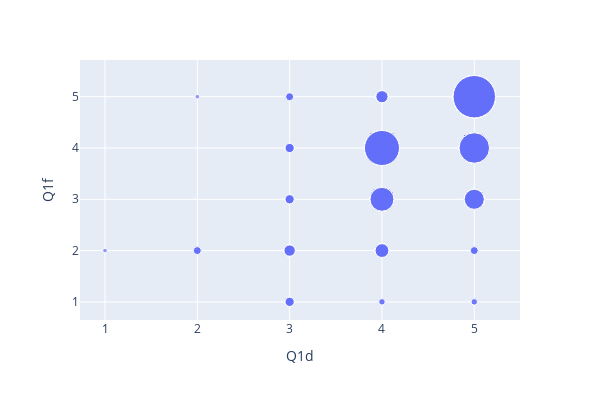

Notebook cell for this chart:
### Code cell
import plotly.express as px

vals= pd.DataFrame()
vals['x']= df['Q1d']
vals['y']= df['Q1f']

combos= list(zip(vals['x'], vals['y']))
weight_counter= Counter(combos)
vals['weights']= [weight_counter[(vals['x'][i], vals['y'][i])] for i, _ in enumerate(vals['x'])]

fig = px.scatter(vals, x= 'x', y= 'y', size= 'weights', size_max= 30, width= 600, height= 400)

fig.update_layout(
    autosize= False,
    width= 600,
    height= 400,
    xaxis= dict(title_text= 'Q1d'),
    yaxis= dict(title_text= 'Q1f')
)

fig.show()

### Figure 1 — Plotly figure (JSON) as saved in the notebook; plotly's stock layout.template omitted (floating-point values rounded to 4 significant figures; data arrays with more than 128 entries replaced by an {"elided": "..."} marker saying what was removed)
{"data": [{"hovertemplate": "x=%{x}<br>y=%{y}<br>weights=%{marker.size}<extra></extra>", "legendgroup": "", "marker": {"color": "#636efa", "size": {"elided": "282 int values"}, "sizemode": "area", "sizeref": 0.09444, "symbol": "circle"}, "mode": "markers", "name": "", "showlegend": false, "type": "scatter", "x": {"elided": "282 int values"}, "xaxis": "x", "y": {"elided": "282 int values"}, "yaxis": "y"}], "layout": {"autosize": false, "height": 400, "legend": {"itemsizing": "constant", "tracegroupgap": 0}, "margin": {"t": 60}, "width": 600, "xaxis": {"anchor": "y", "domain": [0, 1], "title": {"text": "Q1d"}}, "yaxis": {"anchor": "x", "domain": [0, 1], "title": {"text": "Q1f"}}}}
